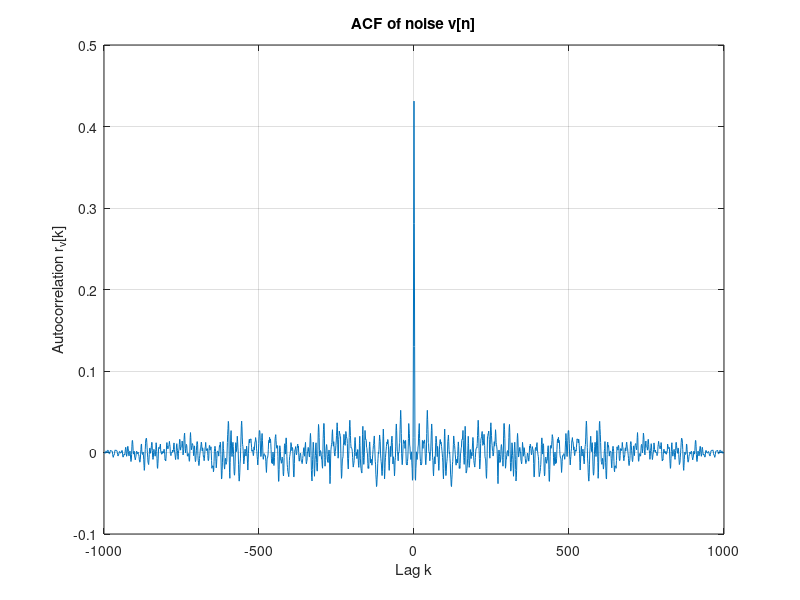
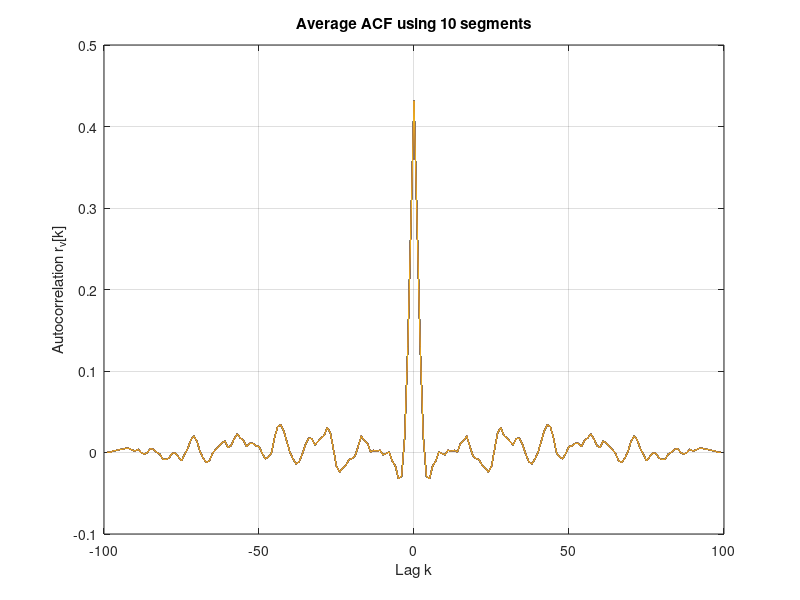
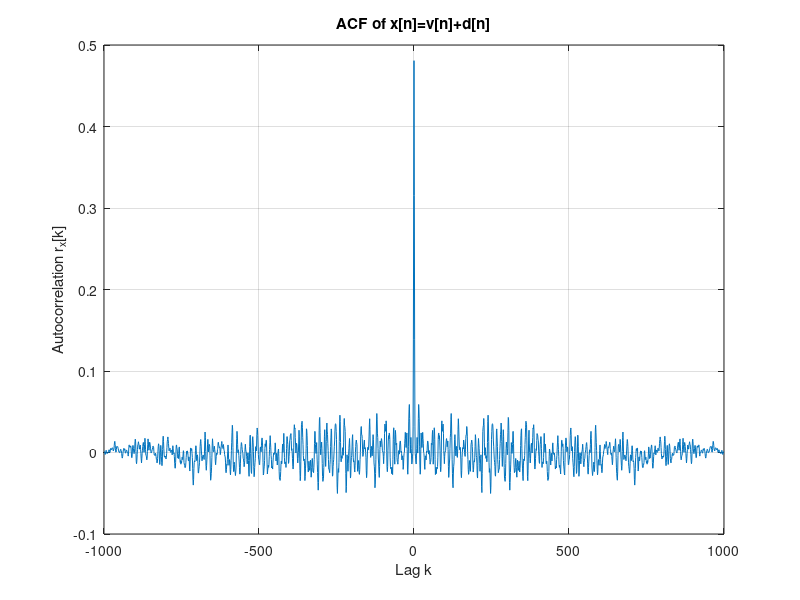
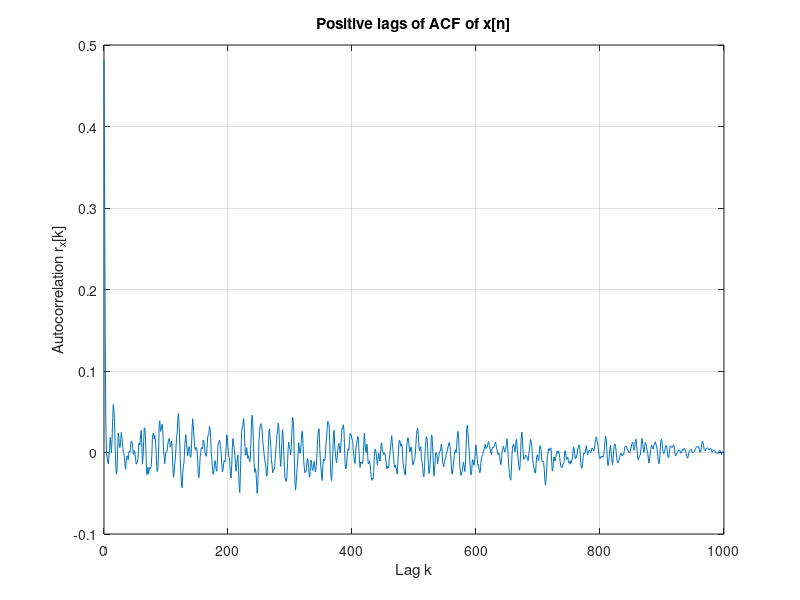

These charts were generated, in order, by the following MATLAB code:

clear; clc; 

%% 2.1 Noise cancellation with wiener filters

load("wiener_data.mat") % x[n]

% d[n] = desired signal

% v[n] = colored noise

% x[n]= v[n] {0≤n≤1000}, v[n]+d[n] {1001≤n≤2000}
% which here is: x[n]= v[n] {1≤n≤1001}, v[n]+d[n] {1002≤n≤2001}

v = x(1:1001);
x2 = x(1002:2001);


%% a) 

% Noise = stationary



[acf,lags] = xcorr(v, 'biased');

figure;
plot(lags, acf);
xlabel('Lag k');
ylabel('Autocorrelation r_{v}[k]');
title('ACF of noise v[n]');
grid on;

% we see that it's symmetrical. i.e. r_{v}[k]=r_{v}[-k]


% seperate to 10 segments of 100 SAMPLES each

acf_total = zeros(1, 199);

for k = 1:10
    segment = v((k-1)*100+1 : k*100);
    acf_segment = xcorr(segment, 'biased');
    acf_total = acf_total + acf_segment;
end

acf_avg = acf_total / 10;

lags = -99:99;

figure;
plot(lags, acf_avg);
xlabel('Lag k');
ylabel('Autocorrelation r_{v}[k]');
title('Average ACF using 10 segments');
grid on;

%% b) plot xn=dn+vn ACF

[acf2,lags2] = xcorr(x2, 'biased');

figure;
plot(lags2, acf2);
xlabel('Lag k');
ylabel('Autocorrelation r_{x}[k]');
title('ACF of x[n]=v[n]+d[n]');
grid on;


idx = lags2 >= 0;

figure;
plot(lags2(idx), acf2(idx));
xlabel('Lag k');
ylabel('Autocorrelation r_x[k]');
title('Positive lags of ACF of x[n]');
grid on;

test = acf2(idx);


%% c) Wiener filter for suppresing v[n] in x[n]

% The easiest sol might be to estimate the noise so we later can calculate:
% hat{d}=x-hat{v}

% Wiener hopf: Rxx*w=r_{vx} (v is what we search for and x is the input)


M = 5; % Filter order

[acf_v, lags_v] = xcorr(v, M, 'biased');
r_vv = acf_v(lags_v >= 0);


[acf_x, lags_x] = xcorr(x2, M, 'biased');
r_xx = acf_x(lags_x >= 0);

% Autocorrelation-matrix
R_xx = toeplitz(r_xx);

% correlation between x and v
% Assuming d[n] and v[n] are uncorrelated:
% r_xv[k] = r_vv[k]

r_xv = r_vv(:);


w = R_xx \ r_xv;

% Estimate noise in the entire signal
v_hat = filter(w, 1, x);


d_hat = x - v_hat;


% Plot 

figure;
subplot(2,1,1);
plot(x);
title('Original signal x[n]');
xlabel('n');
ylabel('Amplitude');
grid on;

subplot(2,1,2);
plot(d_hat);
title('Filtered signal d_{hat}[n]');
xlabel('n');
ylabel('Amplitude');
grid on;


% Freq response

figure;
freqz(w, 1, 1024);
title('Frequency response of Wiener filter');
